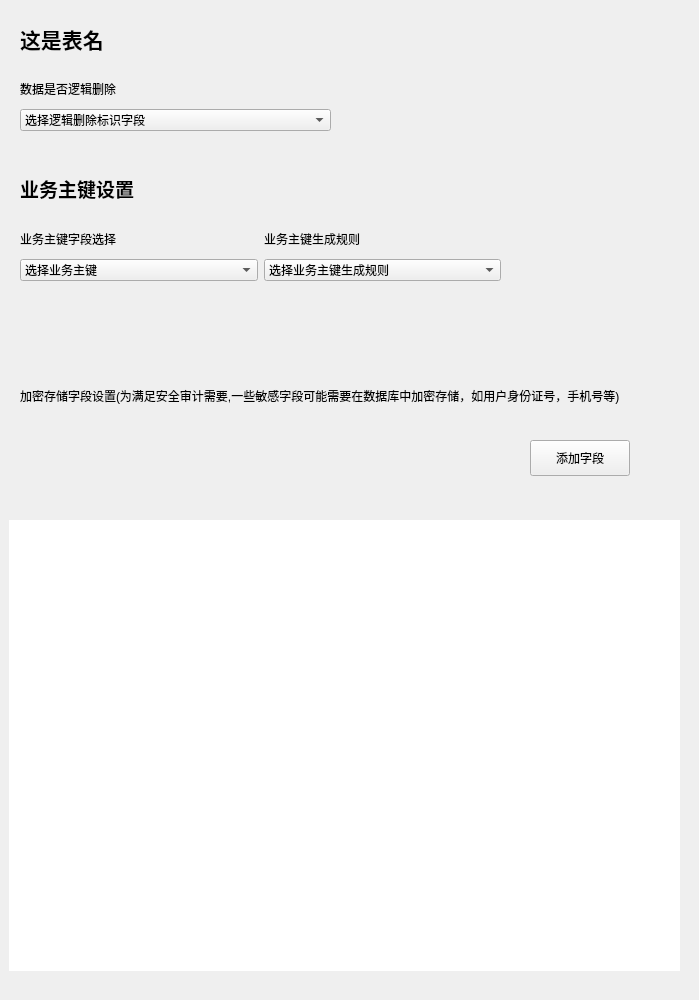
                 <widget class="QWidget" name="scrollAreaWidgetContents_right_10">
                  <property name="geometry">
                   <rect>
                    <x>0</x>
                    <y>0</y>
                    <width>699</width>
                    <height>1000</height>
                   </rect>
                  </property>
                  <property name="minimumSize">
                   <size>
                    <width>0</width>
                    <height>1000</height>
                   </size>
                  </property>
                  <widget class="QPushButton" name="pushButton_add_field_encrypt_4">
                   <property name="geometry">
                    <rect>
                     <x>530</x>
                     <y>440</y>
                     <width>100</width>
                     <height>36</height>
                    </rect>
                   </property>
                   <property name="text">
                    <string>添加字段</string>
                   </property>
                  </widget>
                  <widget class="QLabel" name="label_code_10">
                   <property name="geometry">
                    <rect>
                     <x>20</x>
                     <y>370</y>
                     <width>660</width>
                     <height>51</height>
                    </rect>
                   </property>
                   <property name="text">
                    <string>加密存储字段设置(为满足安全审计需要,一些敏感字段可能需要在数据库中加密存储，如用户身份证号，手机号等)</string>
                   </property>
                  </widget>
                  <widget class="QWidget" name="layoutWidget_36">
                   <property name="geometry">
                    <rect>
                     <x>20</x>
                     <y>10</y>
                     <width>311</width>
                     <height>121</height>
                    </rect>
                   </property>
                   <layout class="QVBoxLayout" name="verticalLayout_36">
                    <item>
                     <widget class="QLabel" name="label_table_name_10">
                      <property name="text">
                       <string>&lt;html&gt;&lt;head/&gt;&lt;body&gt;&lt;p&gt;&lt;span style=&quot; font-size:16pt; font-weight:600;&quot;&gt;这是表名&lt;/span&gt;&lt;/p&gt;&lt;/body&gt;&lt;/html&gt;</string>
                      </property>
                     </widget>
                    </item>
                    <item>
                     <layout class="QVBoxLayout" name="verticalLayout_37">
                      <item>
                       <widget class="QLabel" name="label_isDelete_10">
                        <property name="text">
                         <string>数据是否逻辑删除</string>
                        </property>
                       </widget>
                      </item>
                      <item>
                       <widget class="QComboBox" name="comboBox_select_table_logicaldeletemark_4">
                        <item>
                         <property name="text">
                          <string>选择逻辑删除标识字段</string>
                         </property>
                        </item>
                       </widget>
                      </item>
                     </layout>
                    </item>
                   </layout>
                  </widget>
                  <widget class="QWidget" name="layoutWidget_37">
                   <property name="geometry">
                    <rect>
                     <x>20</x>
                     <y>160</y>
                     <width>481</width>
                     <height>121</height>
                    </rect>
                   </property>
                   <layout class="QVBoxLayout" name="verticalLayout_38">
                    <item>
                     <widget class="QLabel" name="label_set_key_19">
                      <property name="text">
                       <string>&lt;html&gt;&lt;head/&gt;&lt;body&gt;&lt;p&gt;&lt;span style=&quot; font-size:14pt; font-weight:600;&quot;&gt;业务主键设置&lt;/span&gt;&lt;/p&gt;&lt;/body&gt;&lt;/html&gt;</string>
                      </property>
                     </widget>
                    </item>
                    <item>
                     <layout class="QHBoxLayout" name="horizontalLayout_67">
                      <item>
                       <layout class="QVBoxLayout" name="verticalLayout_39">
                        <item>
                         <widget class="QLabel" name="label_select_key_10">
                          <property name="text">
                           <string>业务主键字段选择</string>
                          </property>
                         </widget>
                        </item>
                        <item>
                         <widget class="QComboBox" name="comboBox_select_table_businesskeyname_4">
                          <item>
                           <property name="text">
                            <string>选择业务主键</string>
                           </property>
                          </item>
                         </widget>
                        </item>
                       </layout>
                      </item>
                      <item>
                       <layout class="QVBoxLayout" name="verticalLayout_40">
                        <item>
                         <widget class="QLabel" name="label_set_key_20">
                          <property name="text">
                           <string>业务主键生成规则</string>
                          </property>
                         </widget>
                        </item>
                        <item>
                         <widget class="QComboBox" name="comboBox_select_table_businesskeyrule_4">
                          <item>
                           <property name="text">
                            <string>选择业务主键生成规则</string>
                           </property>
                          </item>
                         </widget>
                        </item>
                       </layout>
                      </item>
                     </layout>
                    </item>
                   </layout>
                  </widget>
                  <widget class="QWidget" name="verticalLayoutWidget_10">
                   <property name="geometry">
                    <rect>
                     <x>9</x>
                     <y>520</y>
                     <width>671</width>
                     <height>451</height>
                    </rect>
                   </property>
                   <layout class="QVBoxLayout" name="verticalLayout_41">
                    <item>
                     <widget class="QListWidget" name="listWidget_encrypt_4">
                      <property name="frameShape">
                       <enum>QFrame::NoFrame</enum>
                      </property>
                     </widget>
                    </item>
                   </layout>
                  </widget>
                 </widget>
